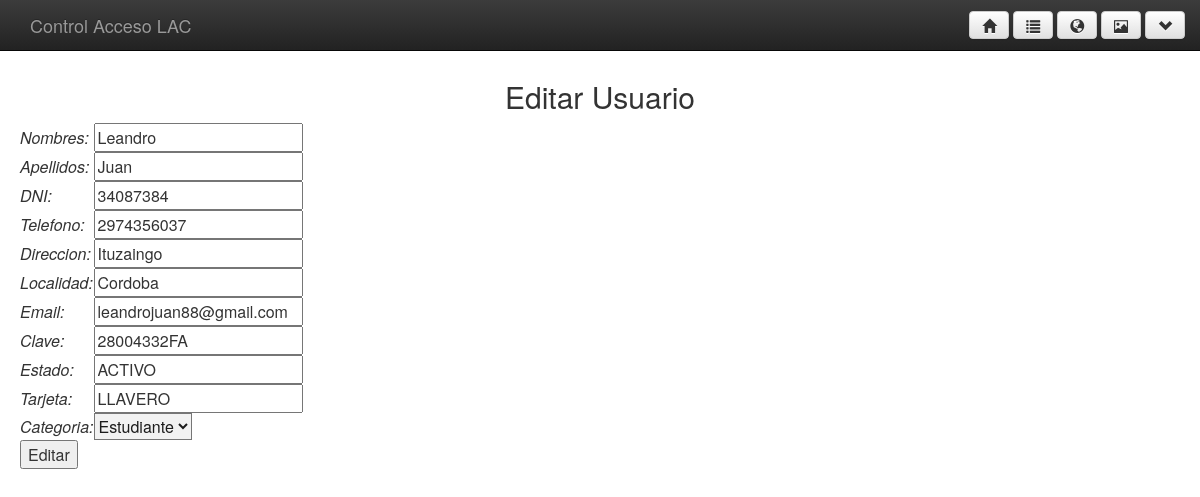
The app's page /editarUsuario/2 (signed in) with its own data.
### control/models.py (models this page shows)
class datos_usuarios_dj(models.Model):
    id = models.AutoField(primary_key=True)
    nombres_usuario = models.CharField(max_length=30)
    apellidos_usuario = models.CharField(max_length=30)
    dni_usuario = models.IntegerField()
    telefono_usuario = models.CharField(max_length=30)
    direccion_usuario = models.CharField(max_length=30)
    localidad_usuario = models.CharField(max_length=30)
    email_usuario = models.CharField(max_length=30)
    clave_usuario = models.CharField(max_length=30)
    estado_usuario = models.CharField(max_length=30)
    tarjeta_usuario = models.CharField(max_length=30)
    fecha_alta_usuario = models.DateTimeField()
    categoria_usuario = models.ForeignKey(Personal_dj)

### control/views.py (the view, shortened to what this page needs)
# urls.py: url(r'editarUsuario/(?P<idUsuario>\d+)$','control.views.editarUsuario'),
@login_required()
def editarUsuario(request, idUsuario):
    if request.user.is_superuser:
        usuario=datos_usuarios_dj.objects.get(id=idUsuario)
        identPersonals = Personal_dj.objects.all()
        return render_to_response("editarUsuario.html",{"formularios":usuario,'identPersonals':identPersonals},context_instance=RequestContext(request))
    else:
        return HttpResponseRedirect("/error403")

### login/templates/editarUsuario.html
{% include "base2.html" %}
<center><h2>Editar Usuario</h2></center>
 <html>
 <head>
 </head>
 <body>
<table align="center" style="margin-top:-220px;margin-left:20px">
	<form method="POST">{% csrf_token %}
<tr><td><i> Nombres: </td><td><input type="text" name="nombre" value={{formularios.nombres_usuario}}></i></td></tr><br>
<tr><td><i> Apellidos: </td><td><input type="text" name="apellido" value={{formularios.apellidos_usuario}}></i></td></tr><br>
<tr><td><i> DNI: </td><td><input type="text" name="dni" value={{formularios.dni_usuario}}></i></td></tr><br>
<tr><td><i> Telefono: </td><td><input type="text" name="telefono" value={{formularios.telefono_usuario}}></i></td></tr><br>
<tr><td><i> Direccion: </td><td><input type="text" name="direccion" value={{formularios.direccion_usuario}}></i></td></tr><br>
<tr><td><i> Localidad: </td><td><input type="text" name="localidad" value={{formularios.localidad_usuario}}></i></td></tr><br>
<tr><td><i> Email: </td><td><input type="text" name="email" value={{formularios.email_usuario}}></i></td></tr><br>
<tr><td><i> Clave: </td><td><input type="text" name="clave" value={{formularios.clave_usuario}}></i></td></tr><br>
<tr><td><i> Estado: </td><td><input type="text" name="estado" value={{formularios.estado_usuario}}></i></td></tr><br>
<tr><td><i> Tarjeta: </td><td><input type="text" name="tarjeta" value={{formularios.tarjeta_usuario}}></i></td></tr><br>
<tr><td><i> Categoria: </td><td><select id="cmbPersonal" name="categoria" style="background-color:#F2F2F2;color:#1C1C1C;">
   {% for identPersonal in identPersonals %}
        {% if identPersonal.id == namePersonal.id %}
        <option value={{identPersonal.id}} selected> {{identPersonal.identificacion_personal}} </option>
        {% else %}
    <option value={{identPersonal.id}} > {{identPersonal.identificacion_personal}} </option>
    {% endif%}
    {% endfor %}
</select></i></td></tr><br>
<tr><td><input type="submit" value="Editar" /></td></tr>
</form>
</table>
</body>
</html>

### login/templates/base2.html (style rules this page uses)
body { padding-top: 5%; }

### records on screen
datos_usuarios_dj: nombre "Leandro", apellido "Juan", dni "34087384", telefono "2974356037", direccion "Ituzaingo", localidad "Cordoba", email "leandrojuan88@gmail.com", clave "28004332FA", estado "ACTIVO", tarjeta "LLAVERO"

### other values on screen
form field categoria "Estudiante"
